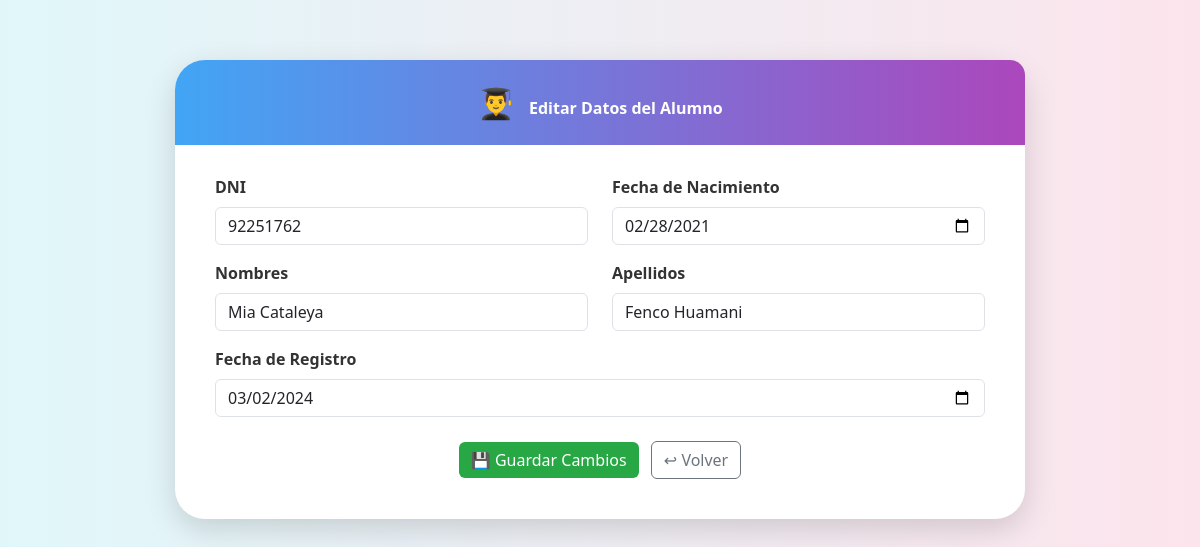
Screenshot of /PHP/editar_alumno.php?id=1 with the database file from the repository.
### tables this page shows
CREATE TABLE Alumnos (
    AlumnoID INT AUTO_INCREMENT PRIMARY KEY,
    DNI VARCHAR(12) NOT NULL,
    Nombres VARCHAR(100) NOT NULL,
    Apellidos VARCHAR(100) NOT NULL,
    Fec_Nacimiento DATE,
    Fec_Registro DATE NOT NULL
);

### PHP/editar_alumno.php (the view, shortened to what this page needs)
<!DOCTYPE html>
<html lang="es">
<head>
    <link href="https://cdn.jsdelivr.net/npm/bootstrap@5.3.3/dist/css/bootstrap.min.css" rel="stylesheet">
</head>
<body>
<div class="form-card">
    <div class="top-banner">
        <span class="emoji">👨‍🎓</span> <strong>Editar Datos del Alumno</strong>
    </div>
    <?php
    $conn = new mysqli("localhost", "root", "", "Institucion");
    if (isset($_GET['id'])) {
        $id = $_GET['id'];
        $result = $conn->query("SELECT * FROM Alumnos WHERE AlumnoID = $id");
        $alumno = $result->fetch_assoc();
    }
    ?>
    <form method="POST">
        <div class="row mb-3">
            <div class="col-md-6">
                <label class="form-label">DNI</label>
                <input type="text" name="dni" class="form-control" value="<?= $alumno['DNI'] ?>" required>
            </div>
            <div class="col-md-6">
                <label class="form-label">Fecha de Nacimiento</label>
                <input type="date" name="nacimiento" class="form-control" value="<?= $alumno['Fec_Nacimiento'] ?>">
            </div>
        </div>
        <div class="row mb-3">
            <div class="col-md-6">
                <label class="form-label">Nombres</label>
                <input type="text" name="nombres" class="form-control" value="<?= $alumno['Nombres'] ?>" required>
            </div>
            <div class="col-md-6">
                <label class="form-label">Apellidos</label>
                <input type="text" name="apellidos" class="form-control" value="<?= $alumno['Apellidos'] ?>" required>
            </div>
        </div>
        <div class="mb-4">
            <label class="form-label">Fecha de Registro</label>
            <input type="date" name="registro" class="form-control" value="<?= $alumno['Fec_Registro'] ?>" required>
        </div>
        <div class="text-center">
            <button type="submit" class="btn btn-success me-2">💾 Guardar Cambios</button>
            <a href="alumnos.php" class="btn btn-outline-secondary">↩ Volver</a>
        </div>
    </form>
</div>
</body>
</html>

### PHP/editar_alumno.php (style rules this page uses)
body { background: linear-gradient(to right, #e0f7fa, #fce4ec); font-family: 'Segoe UI', sans-serif; }
.form-card { background: #fff; border-radius: 30px; box-shadow: 0 10px 30px rgba(0, 0, 0, 0.15); padding: 40px; max-width: 850px; margin: 60px auto; position: relative; }
.form-label { font-weight: 800; color: #333; }
.btn-success { background-color: #28a745; border: none; }
.top-banner { background: linear-gradient(to right, #42a5f5, #ab47bc); padding: 20px; color: white; text-align: center; border-radius: 30px 15px 0 0; margin: -40px -40px 30px -40px; }
.emoji { font-size: 30px; margin-right: 10px; }

### rows the page displays
alumnos: dni "92251762", nacimiento "02/28/2021", nombres "Mia Cataleya", apellidos "Fenco Huamani", registro "03/02/2024"
